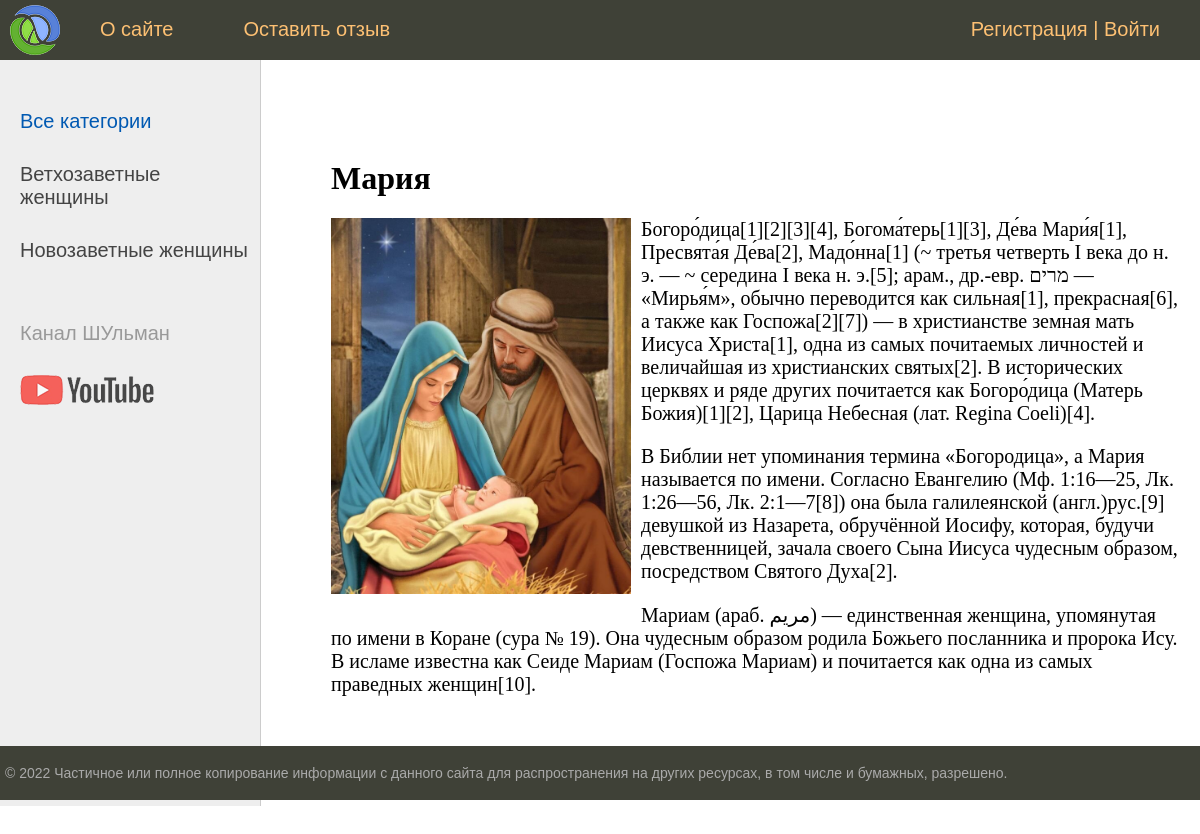
The app's page /post/mariya/ with its own data.
### women/models.py (models this page shows, shortened)
class Category(models.Model):
    name = models.CharField(max_length=100, db_index=True, verbose_name='Категория')
    slug = models.SlugField(max_length=255, unique=True, db_index=True, verbose_name='URL')
    def get_absolute_url(self):
        return reverse('category', kwargs={'cat_slug':self.slug})
    class Meta:
        verbose_name = 'Категория'
        verbose_name_plural = 'Категории'

class Women(models.Model):
    title = models.CharField(max_length=255, verbose_name='Заголовок')
    slug = models.SlugField(max_length=255, unique=True, db_index=True, verbose_name='URL')
    content = models.TextField(blank=True, verbose_name='Текст статьи')
    photo = models.ImageField(upload_to='photos/%Y/%m/%d/', verbose_name='Фото')
    time_create = models.DateTimeField(auto_now_add=True, verbose_name='Время создания')
    time_update = models.DateTimeField(auto_now=True, verbose_name='Время обновления')
    is_published = models.BooleanField(default=True, verbose_name='Статья опублукована')
    cat = models.ForeignKey('Category', on_delete=models.PROTECT, verbose_name='Категория', related_name='get_posts')
    def __str__(self):
        return self.title
    class Meta:
        verbose_name = 'Библейские женщины'
        verbose_name_plural = 'Библейские женщины'
        ordering = ['id']

### women/views.py (the view)
# urls.py: path('post/<slug:post_slug>/', ShowPost.as_view(), name='post'),
class ShowPost(DataMixin, DetailView):
    model = Women
    template_name = 'women/post.html'
    slug_url_kwarg = 'post_slug'
    context_object_name = 'post'
    def get_context_data(self, *, object_list=None, **kwargs):
        context = super().get_context_data(**kwargs)
        c_def = self.get_user_context(title=context['post'])
        return dict(list(context.items()) + list(c_def.items()))

### women/utils.py (called while the page is built)
    def get_user_context(self, **kwargs):
        context = kwargs
        cats = cache.get('cats')
        if not cats:
            cats = Category.objects.all()#annotate(Count('women')) #all()
            cache.set('cats', cats, 60)
        user_menu = menu.copy()
        if not self.request.user.is_authenticated:
            user_menu.pop(1)
        context['menu'] = user_menu
        context['cats'] = cats
        if 'cat_selected' not in context:
            context['cat_selected'] = 0
        return context

### women/templates/women/post.html
{% extends 'women/base.html' %}
{% block content %}
<h1>{{post.title}}</h1>
{% if post.photo %}
<p><img class="img-article-left" src="{{post.photo.url}}"></p>
{% endif %}
{{post.content|linebreaks}}
{% endblock %}

### women/templates/women/base.html (shortened to what this page needs)
{% load static %}
{% load women_tags %}
<!DOCTYPE html>
<html>
<head>
	<link type="text/css" href="{% static 'women/css/styles.css' %}" rel="stylesheet" />
</head>
<body>
<table class="table-page" border=0 cellpadding="0" cellspacing="0">
<tr><td valign=top>
{% block mainmenu %}
		<div class="header">
			<ul id="mainmenu" class="mainmenu">
			<li class="logo"><a href="{% url 'home' %}"><div class="logo"></div></a></li>
{% for m in menu %}
			<li><a href="{% url m.url_name %}">{{m.title}}</a></li>
{% endfor %}
				{% if request.user.is_authenticated %}
				<li class="last"> {{user.username}} | <a href="{% url 'logout' %}">Выйти</a></li>
				{% else %}
				<li class="last"><a href="{% url 'register' %}">Регистрация</a> | <a href="{% url 'login' %}">Войти</a></li>
				{% endif %}
			</ul>
		</div>
{% endblock mainmenu %}
<table class="table-content" border=0 cellpadding="0" cellspacing="0">
<tr>
	<td valign="top" class="left-chapters">
	<ul id="leftchapters">
{% if cat_selected == 0 %}
		<li class="selected">Все категории</li>
{% else %}
		<li><a href="{% url 'home' %}">Все категории</a></li>
{% endif %}
{% for c in cats %}
	{% if c.pk == cat_selected %}
		<li class="selected">{{c.name}}</li>
	{% else %}
		<li><a href="{{ c.get_absolute_url }}">{{c.name}}</a></li>
	{% endif %}
{% endfor %}
		<li class="share">
		<p>Канал ШУльман</p>
		<a class="share-yt" href="https://www.youtube.com/watch?v=Q0vkjM-p_Dk" target="_blank" rel="nofollow"></a>
		</li>
	</ul>
</td>
<td valign="top" class="content">
	<div class="content-text">
{% block content %}
{% endblock %}
	</div>
</td></tr></table>
</td></tr>
<tr><td valign=top>
	<div id="footer">
		<p>&copy; 2022 Частичное или полное копирование информации с данного сайта для распространения на других ресурсах, в том числе и бумажных, разрешено.</p>
	</div>
</td></tr></table>
</body>
</html>

### women/static/women/css/styles.css (style rules this page uses)
html, body { font-family: 'Arial'; margin: 0; padding: 0; height: 100%; width: 100%; color: #444; }
a { color: #0059b2; text-decoration: none; }
img { max-width: 600px; height: auto; }
img.img-article-left { max-width: 300px; height: auto; float: left; padding: 0 10px 10px 0; }
.table-page { width: 100%; height: 100%; vertical-align: top; }
.table-page tr { height: 100%; }
.header { background: #3F4137; height: 60px; }
.logo { background: url('../images/logo.png') no-repeat 10px 5px; width: 70px; height: 60px; }
ul.mainmenu { list-style: none; margin: 0; padding: 0; height: 60px; color: #fdc073; font-size: 20px; overflow: hidden; }
ul.mainmenu li { float: left; margin: 18px 40px 0 30px; }
ul.mainmenu li.logo { margin: 0; }
ul.mainmenu li.last { float: right; }
ul.mainmenu li a { color: #fdc073; text-decoration: none; }
.table-content { width: 100%; min-height: 100%; height: 100%; }
.left-chapters { margin: 0; background: #eee; border-right: 1px solid #ccc; min-height: 100%; }
.left-chapters ul { width: 230px; min-height: 100%; margin: 0; padding: 20px 10px 10px 20px; list-style: none; font-size: 20px; }
.left-chapters ul li { margin: 30px 0 0 0; color: #999; }
.left-chapters ul li.selected { color: #0059b2; }
.left-chapters ul li a { color: #444; text-decoration: none; }
.left-chapters ul li.share { margin: 60px 0 0 0; }
.left-chapters ul li.share p { margin: 30px 0 30px 0; }
.left-chapters ul li.share a { display: inline-block; width: 40px; height: 40px; margin: 0 20px 0 0; }
.left-chapters ul li.share a.share-yt { width: 100%; height: 30px; background: url('../images/share_yt.png') no-repeat 0 0 }
.content { padding: 40px 20px 20px 40px; width: 100%; box-sizing: border-box; }
.content-text { margin: 60px 0 0 30px; color: #000; font-size: 20px; font-family: Yandex Sans Display Light; }
.content-text h1 { font-size: 32px; }
#footer { box-sizing: border-box; background: #3F4137; padding: 5px; color: #aaa; font-size: 14px; font-family: Verdana, Geneva, Arial, Helvetica; text-align: left; overflow: hidden; }

### records on screen
Category: name "Ветхозаветные женщины"
Category: name "Новозаветные женщины"
Women: title "Мария", photo (picture), content "Богоро́дица[1][2][3][4], Богома́терь[1][3], Де́ва Мари́я[1], Пресвята́я Де́ва[2], Мадо́нна[1] (~ третья четверть I века до н. э. — ~ середина I века н. э.[5]; арам., др.-евр. ‏מרים‏‎ — «Мирья́м», обычно переводится как сильная[1], прекрасная[6], а также как Госпожа[2][7]) — в христианстве земная мать Иисуса Христа[1], одна из самых почитаемых личностей и величайшая из христианских святых[2]. В исторических церквях и ряде других почитается как Богоро́дица (Матерь Божия)[1][2], Царица Небесная (лат. Regina Coeli)[4]. В Библии нет упоминания термина «Богородица», а Мария называется по имени. Согласно Евангелию (Мф. 1:16—25, Лк. 1:26—56, Лк. 2:1—7[8]) она была галилеянской (англ.)рус.[9]…"

### other values on screen
{{ m.title }} "О сайте" "Оставить отзыв"
